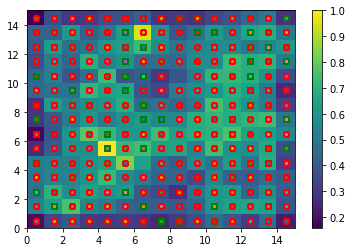

Python code for this plot:
from minisom import MiniSom
import pandas as pd
import numpy as np

#objetivo, tentar identificar clientes com chance de cometer fraude

#default column, tendencia de fraude
base = pd.read_csv('credit_data.csv')
base = base.dropna()

#existem pessoas com idade negativa, vamos substituir pela media
age_mean = base['age'].mean()
base.loc[base.age < 0, 'age'] = age_mean

##### IMPORTANTE: o client_id nao deveria entrar aqui, feito dessa forma apenas para carater de explicacao
x = base.iloc[:, 0:4].values
y = base.iloc[:, 4].values

from sklearn.preprocessing import MinMaxScaler
normalizador = MinMaxScaler(feature_range=(0,1))
X = normalizador.fit_transform(x)

#1997 reg = √(5*√1997) = √(5*44,68) = √223 = 15 (aprox)
som = MiniSom(x=15, y=15, input_len=4, random_seed=0)
som.random_weights_init(X)
som.train_random(data=X,num_iteration=100)

#nesse caso os registros mais distantes, perto de 1 ou amarelo seriam os mais outliers, ou com mais chance de cometer fraude
from pylab import pcolor, colorbar, plot
pcolor(som.distance_map().T)
colorbar()

#basicamente na representacao de neuronois X linhas, os registros que escolheram os neuronios mais distantes tendem a ser os mais diferentes
#como nesse caso os clientes que registram fraude sao muito diferentes dos que nao fazem isso, eles escolher esses neuronios
#   neuronios bola sao os que tiveram o credito aprovado
#   neuronios quadrado sao os que tiveram credito negado
markers = ['o', 's']
colors = ['r', 'g']
for i, x in enumerate(X):
    w = som.winner(x)
    plot(w[0] +0.5, w[1]+0.5, markers[y[i]], markerfacecolor=None, markersize=5, markeredgecolor=colors[y[i]], markeredgewidth=2) 
    
##### SELECAO DE REGISTROS #####
#pegamos os registros que o mapa indica poder ser fraude para analise humana
    
mapeamento = som.win_map(X) #pega registros agrupados por posicao (neuronios)
suspeitos = np.concatenate((mapeamento[(4,5)], mapeamento[(6,13)]), axis=0) #visualmente pegamos os neuronois que queremos, no caso os mais amarelos
suspeitos = normalizador.inverse_transform(suspeitos) #transformacao invertida

##### IMPORTANTE: o client_id nao deveria entrar aqui, poderiamos entao usar um HASH MD5 de todos os atributos 
#                 e comparar para coletar os suspeitos na base 
classe = []
for i in range(len(base)):
    for j in range(len(suspeitos)):
        if base.iloc[i, 0] == int(round(suspeitos[j,0])):
            classe.append(base.iloc[i,4])
            
classe = np.asarray(classe) #ZERO, suspeitos que ganharam emprestimo e UM suspeitos que nao ganharam
suspeitos_final = np.column_stack((suspeitos, classe)) #concatena
suspeitos_final = suspeitos_final[suspeitos_final[:,4].argsort()] #ordenado pela coluna 4
